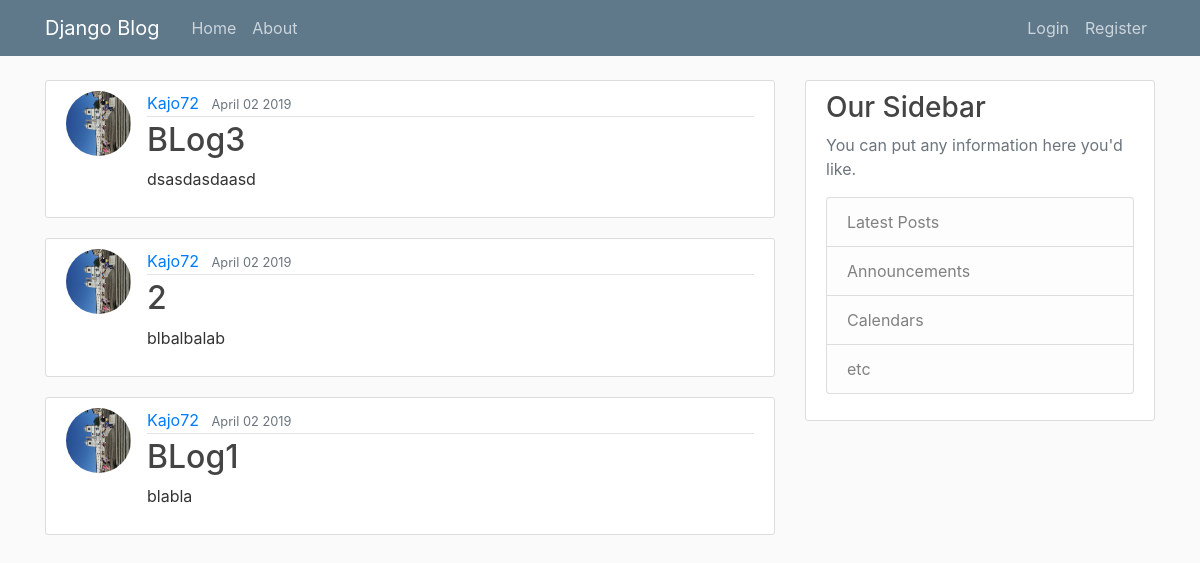
The app's page /, older data.
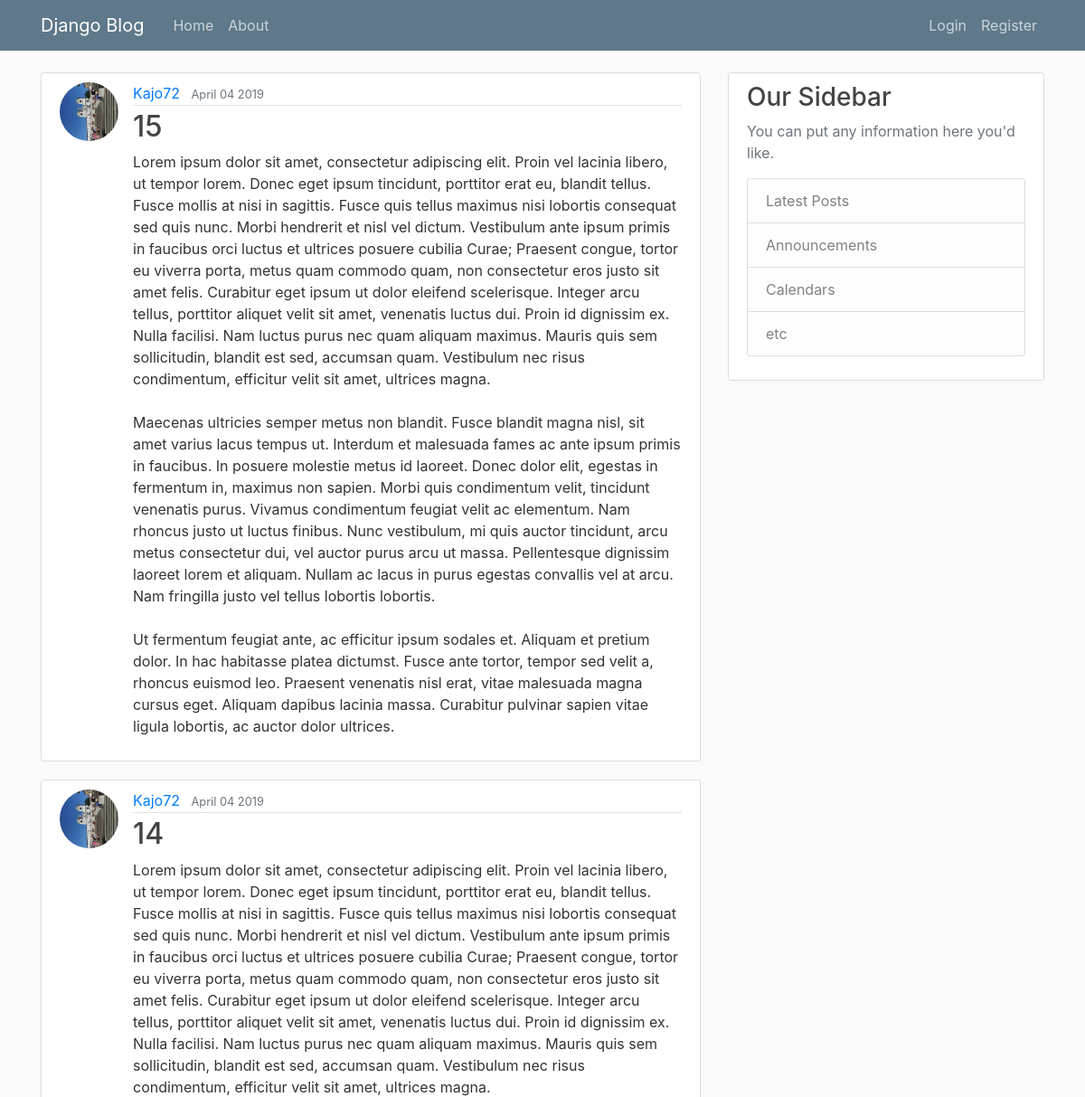
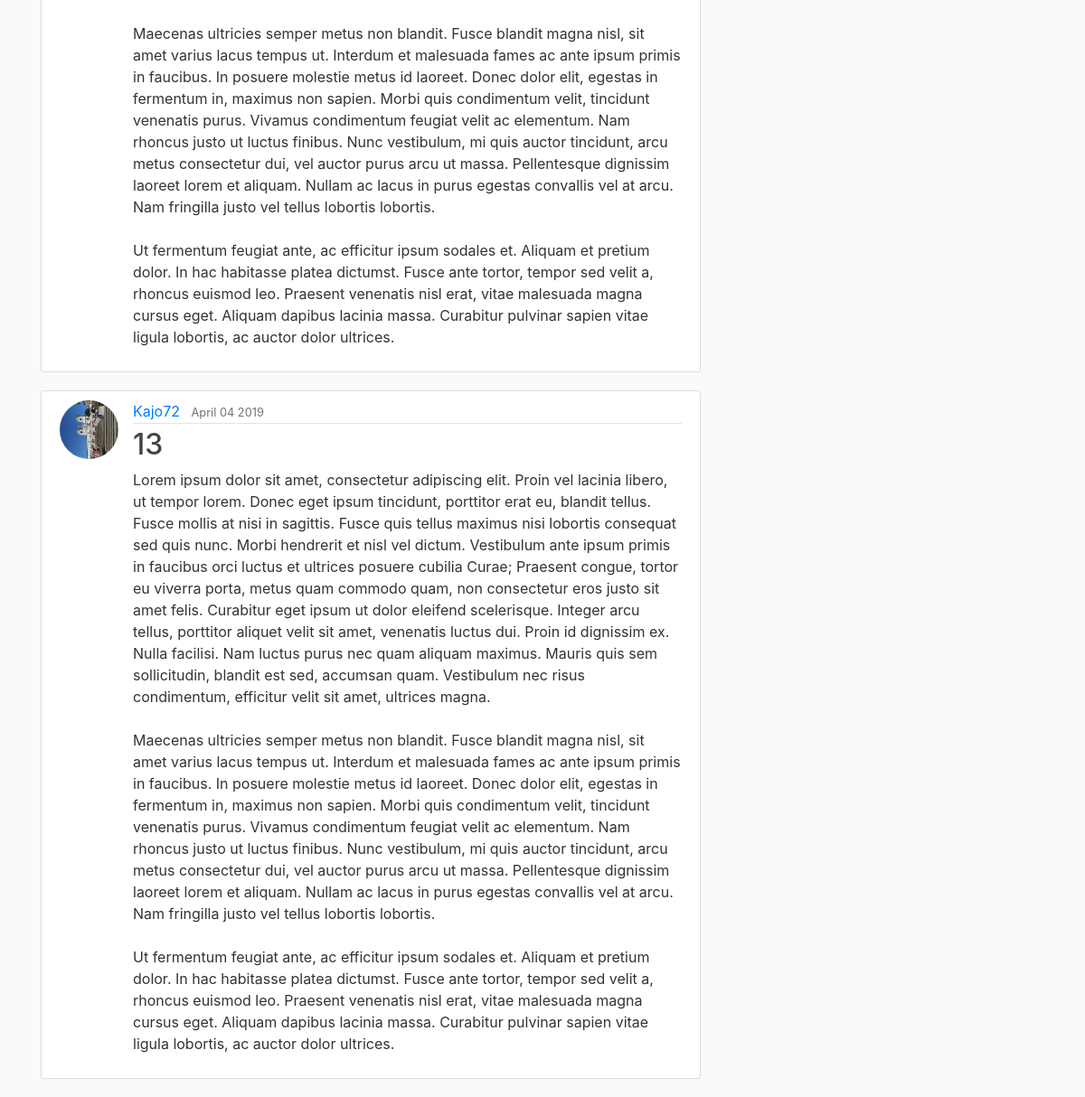
The same page, newer data (2 pictures, top to bottom).
### blog/models.py (models this page shows, shortened)
class Post(models.Model):
    title = models.CharField(max_length=100)
    content = models.TextField()
    date_posted = models.DateTimeField(default=timezone.now)
    author = models.ForeignKey(User, on_delete=models.CASCADE)

### users/models.py (models this page shows, shortened)
class Profile(models.Model):
    user = models.OneToOneField(User, on_delete=models.CASCADE)
    image = models.ImageField(default='default.jpg', upload_to='profile_pics')

### blog/views.py (the view)
# urls.py: path('', PostListView.as_view(), name='blog-home'),
class PostListView(ListView):
    model = Post
    template_name = 'blog/home.html'
    context_object_name = 'posts'
    ordering = ['-date_posted']
    paginate_by = 3

### blog/templates/blog/home.html
{% extends 'blog/base.html' %} {% block content %} {% for post in posts %}
<article class="media content-section">
    <img class="rounded-circle article-img" src="{{ post.author.profile.image.url }}">
    <div class="media-body">
        <div class="article-metadata">
            <a class="mr-2" href="#">{{ post.author }}</a>
            <small class="text-muted">{{ post.date_posted|date:'F d Y' }}</small>
        </div>
        <h2>
            <a class="article-title" href="{% url 'post-detail' post.id %}">{{ post.title }}</a>
        </h2>
        <p class="article-content">{{ post.content }}</p>
    </div>
</article>
{% endfor %} {% endblock content %}

### blog/templates/blog/base.html (shortened to what this page needs)
{% load static %}
<!DOCTYPE html>
<html>
    <head>
        <link
            rel="stylesheet"
            href="https://stackpath.bootstrapcdn.com/bootstrap/4.3.1/css/bootstrap.min.css"
        />
        <link rel="stylesheet" type="text/css" href="{% static 'blog/main.css' %}">
    </head>
    <body>
        <header class="site-header">
            <nav class="navbar navbar-expand-md navbar-dark bg-steel fixed-top">
                <div class="container">
                    <a class="navbar-brand mr-4" href="/">Django Blog</a>
                    <div class="collapse navbar-collapse" id="navbarToggle">
                        <div class="navbar-nav mr-auto">
                            <a class="nav-item nav-link" href="{% url 'blog-home' %}">Home</a>
                            <a class="nav-item nav-link" href="{% url 'blog-about' %}">About</a>
                        </div>
                        <div class="navbar-nav">
                            {% if user.is_authenticated %}
                            <a class="nav-item nav-link" href="{% url 'post-create' %}">New Post</a>
                            <a class="nav-item nav-link" href="{% url 'logout' %}">Logout</a>
                            <a class="nav-item nav-link" href="{% url 'profile' %}">Your Profile</a>
                            {% else %}
                            <a class="nav-item nav-link" href="{% url 'login' %}">Login</a>
                            <a class="nav-item nav-link" href="{% url 'register' %}">Register</a>
                            {% endif %}
                        </div>
                    </div>
                </div>
            </nav>
        </header>
        <main role="main" class="container">
                <div class="row">
                  <div class="col-md-8">
                    {% block content %}{% endblock %}
                  </div>
                  <div class="col-md-4">
                    <div class="content-section">
                      <h3>Our Sidebar</h3>
                      <p class='text-muted'>You can put any information here you'd like.
                        <ul class="list-group">
                          <li class="list-group-item list-group-item-light">Latest Posts</li>
                          <li class="list-group-item list-group-item-light">Announcements</li>
                          <li class="list-group-item list-group-item-light">Calendars</li>
                          <li class="list-group-item list-group-item-light">etc</li>
                        </ul>
                      </p>
                    </div>
                  </div>
                </div>
              </main>
    </body>
</html>

### blog/static/blog/main.css (style rules this page uses)
body { background: #fafafa; color: #333333; margin-top: 5rem; }
h1, h2, h3, h4, h5, h6 { color: #444444; }
ul { margin: 0; }
.bg-steel { background-color: #5f788a; }
.site-header .navbar-nav .nav-link { color: #cbd5db; }
.content-section { background: #ffffff; padding: 10px 20px; border: 1px solid #dddddd; border-radius: 3px; margin-bottom: 20px; }
.article-title { color: #444444; }
.article-content { white-space: pre-line; }
.article-img { height: 65px; width: 65px; margin-right: 16px; }
.article-metadata { padding-bottom: 1px; margin-bottom: 4px; border-bottom: 1px solid #e3e3e3 }

Row changes from the older to the newer data that the page shows:
removed Post: author.profile.image (picture), author "Kajo72", date_posted "April 02 2019", title "BLog3", content "dsasdasdaasd"
removed Post: author.profile.image (picture), author "Kajo72", date_posted "April 02 2019", title "2", content "blbalbalab"
removed Post: author.profile.image (picture), author "Kajo72", date_posted "April 02 2019", title "BLog1", content "blabla"
added Post: author.profile.image (picture), author "Kajo72", date_posted "April 04 2019", title "15", content "Lorem ipsum dolor sit amet, consectetur adipiscing elit. Proin vel lacinia libero, ut tempor lorem. Donec eget ipsum tincidunt, porttitor erat eu, blandit tellus. Fusce mollis at nisi in sagittis. Fusce quis tellus maximus nisi lobortis consequat sed quis nunc. Morbi hendrerit et nisl vel dictum. Vestibulum ante ipsum primis in faucibus orci luctus et ultrices posuere cubilia Curae; Praesent congue, tortor eu viverra porta, metus quam commodo quam, non consectetur eros justo sit amet felis. Curabitur eget ipsum ut dolor eleifend scelerisque. Integer arcu tellus, porttitor aliquet velit sit amet, venenatis luctus dui. Proin id dignissim ex. Nulla facilisi. Nam luctus purus nec quam aliquam…"
added Post: author.profile.image (picture), author "Kajo72", date_posted "April 04 2019", title "14", content "Lorem ipsum dolor sit amet, consectetur adipiscing elit. Proin vel lacinia libero, ut tempor lorem. Donec eget ipsum tincidunt, porttitor erat eu, blandit tellus. Fusce mollis at nisi in sagittis. Fusce quis tellus maximus nisi lobortis consequat sed quis nunc. Morbi hendrerit et nisl vel dictum. Vestibulum ante ipsum primis in faucibus orci luctus et ultrices posuere cubilia Curae; Praesent congue, tortor eu viverra porta, metus quam commodo quam, non consectetur eros justo sit amet felis. Curabitur eget ipsum ut dolor eleifend scelerisque. Integer arcu tellus, porttitor aliquet velit sit amet, venenatis luctus dui. Proin id dignissim ex. Nulla facilisi. Nam luctus purus nec quam aliquam…"
added Post: author.profile.image (picture), author "Kajo72", date_posted "April 04 2019", title "13", content "Lorem ipsum dolor sit amet, consectetur adipiscing elit. Proin vel lacinia libero, ut tempor lorem. Donec eget ipsum tincidunt, porttitor erat eu, blandit tellus. Fusce mollis at nisi in sagittis. Fusce quis tellus maximus nisi lobortis consequat sed quis nunc. Morbi hendrerit et nisl vel dictum. Vestibulum ante ipsum primis in faucibus orci luctus et ultrices posuere cubilia Curae; Praesent congue, tortor eu viverra porta, metus quam commodo quam, non consectetur eros justo sit amet felis. Curabitur eget ipsum ut dolor eleifend scelerisque. Integer arcu tellus, porttitor aliquet velit sit amet, venenatis luctus dui. Proin id dignissim ex. Nulla facilisi. Nam luctus purus nec quam aliquam…"
